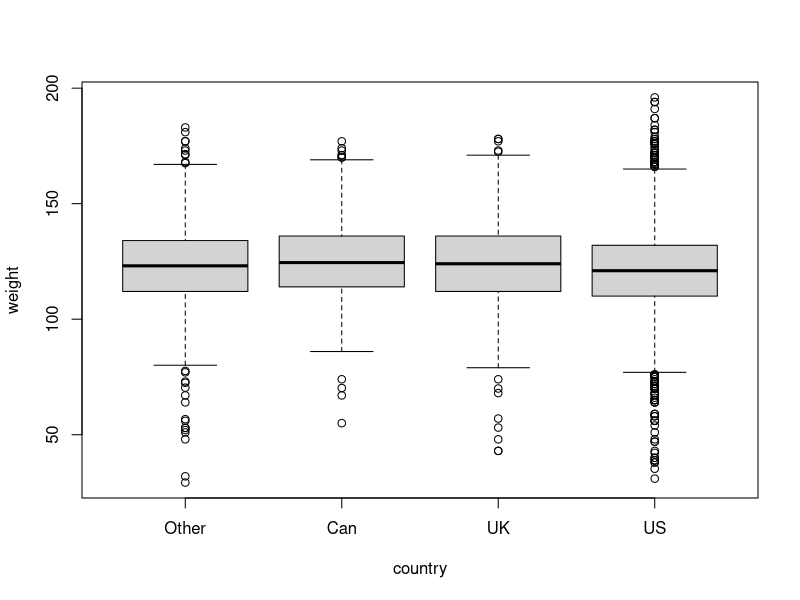
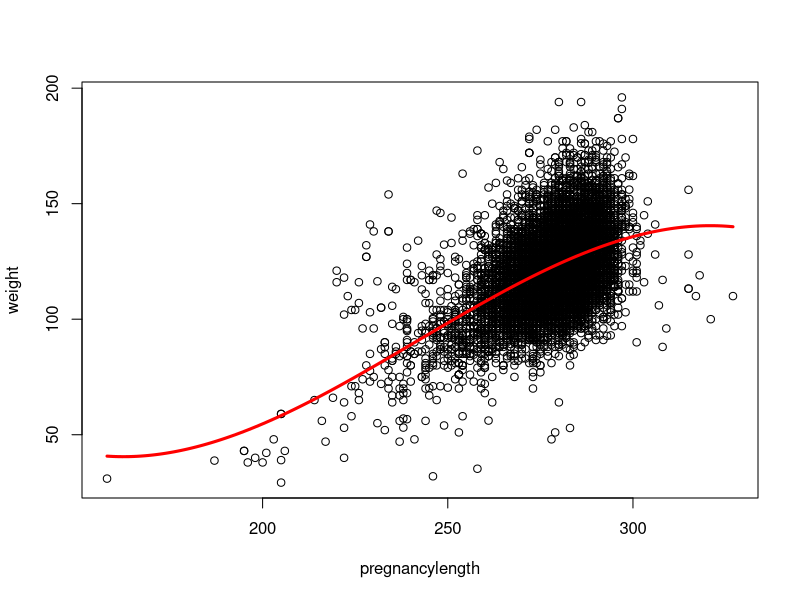
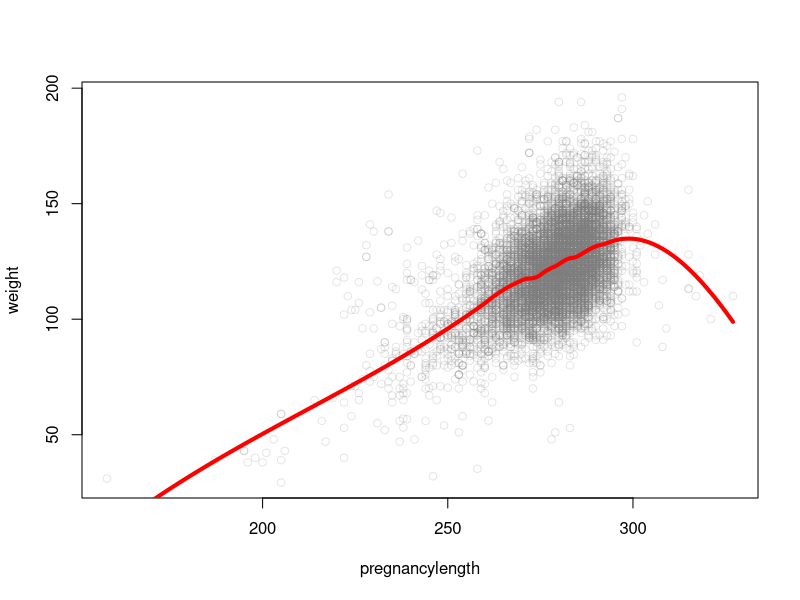

The R source for these figures, in order:
## ---- chunk 1
set.seed(139)
a = -0.5
b = 0.5
x = runif(10^6, a, b)
x2 = x^2
cov(x, x2)

(a+b)*(a-b)^2/12
## ---- chunk 2
pregnancy <- read.csv("data/pregnancydata.csv")
pregnancy$country = relevel(as.factor(pregnancy$country), "Other")

mod1 <- lm(weight~country, pregnancy)
summary(mod1)

x = c("Other", "Can", "UK", "US")
yhat = predict(mod1, new=data.frame(country=x))
plot(weight~country, pregnancy)
lines(yhat~x,col="red",lwd=3)
#???
## ---- chunk 3
mod2 <- lm(weight~poly(pregnancylength, 3, raw=T), pregnancy)
summary(mod2)

x = min(pregnancy$pregnancylength):max(pregnancy$pregnancylength)
yhat = predict(mod2, new=data.frame(pregnancylength=x))
plot(weight~pregnancylength, pregnancy)
lines(yhat~x,col="red",lwd=3)
## ---- chunk 4
mod3 <- loess(weight~pregnancylength, pregnancy, span=0.3)

x=min(pregnancy$pregnancylength):max(pregnancy$pregnancylength)
yhat=predict(mod3, new=data.frame(pregnancylength=x))

plot(weight~pregnancylength, pregnancy, col=rgb(0.5, 0.5, 0.5, 0.2))
lines(yhat~x,col="red",lwd=4)
## ---- chunk 5
bpd = read.csv('data/bpd.csv')

jan1_19 = as.Date("1/1/19",format="%m/%d/%y")
jan1_20 = as.Date("1/1/20",format="%m/%d/%y")
jan1_21 = as.Date("1/1/21",format="%m/%d/%y")

bpd$dayinyear = as.Date(bpd$date,format="%m/%d/%y") - jan1_19 
bpd$dayinyear[bpd$year==2020] =
  as.Date(bpd$date,format="%m/%d/%y")[bpd$year==2020] - jan1_20 
bpd$dayinyear[bpd$year==2021] =
  as.Date(bpd$date,format="%m/%d/%y")[bpd$year==2021] - jan1_21
